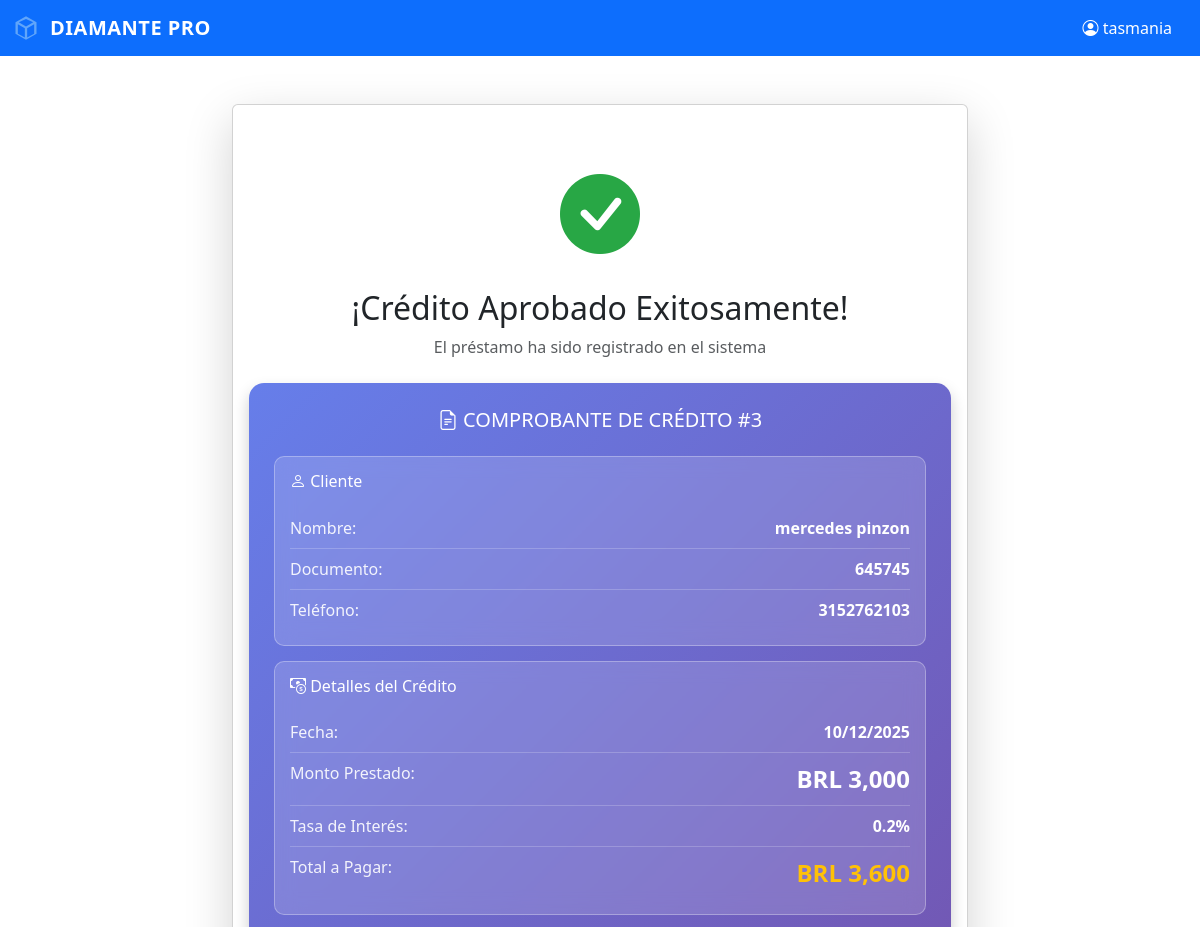
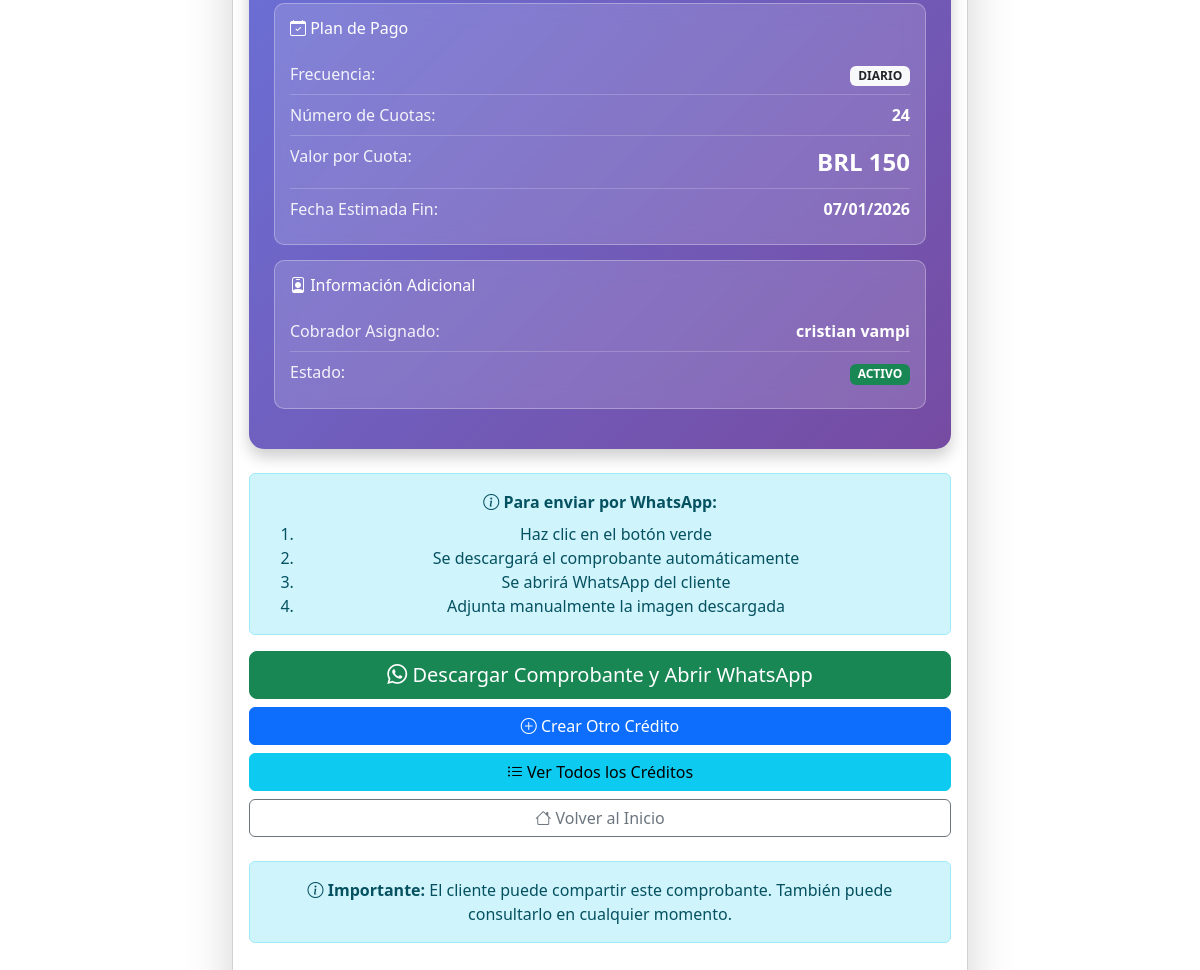
The app's page /prestamos/exito/3 (signed in) with its own data (2 pictures, top to bottom).
### app/models.py (models this page shows)
class Prestamo(db.Model):
    __tablename__ = 'prestamos'
    id = db.Column(db.Integer, primary_key=True)
    cliente_id = db.Column(db.Integer, db.ForeignKey('clientes.id'), nullable=False)
    ruta_id = db.Column(db.Integer, db.ForeignKey('rutas.id'), nullable=False)  # Ahora se asocia a la ruta
    cobrador_id = db.Column(db.Integer, db.ForeignKey('usuarios.id'), nullable=True)  # Mantener por compatibilidad temporal
    monto_prestado = db.Column(db.Float, nullable=False)
    tasa_interes = db.Column(db.Float, default=0.20)  # 20% o 15% VIP
    monto_a_pagar = db.Column(db.Float, nullable=False)
    saldo_actual = db.Column(db.Float, nullable=False)
    valor_cuota = db.Column(db.Float, nullable=False)
    moneda = db.Column(db.String(3), default='COP')  # COP, USD, PEN, BRL, ARS
    frecuencia = db.Column(db.String(20), default='DIARIO')  # DIARIO, SEMANAL, QUINCENAL
    numero_cuotas = db.Column(db.Integer, nullable=False)
    cuotas_pagadas = db.Column(db.Integer, default=0)
    cuotas_atrasadas = db.Column(db.Integer, default=0)
    estado = db.Column(db.String(20), default='ACTIVO')  # ACTIVO, CANCELADO, MORA
    fecha_inicio = db.Column(db.DateTime, default=datetime.utcnow)
    fecha_fin_estimada = db.Column(db.DateTime)
    fecha_ultimo_pago = db.Column(db.DateTime)
    cliente = db.relationship('Cliente', backref='prestamos')
    ruta = db.relationship('Ruta', backref='prestamos')
    cobrador = db.relationship('Usuario', backref='prestamos_asignados')  # Mantener por compatibilidad

class Cliente(db.Model):
    __tablename__ = 'clientes'
    id = db.Column(db.Integer, primary_key=True)
    nombre = db.Column(db.String(100), nullable=False)
    documento = db.Column(db.String(20), unique=True, nullable=False)
    documento_negocio = db.Column(db.String(30))
    telefono = db.Column(db.String(20), nullable=False)
    whatsapp_codigo_pais = db.Column(db.String(5), default='57')  # Código de país para WhatsApp
    whatsapp_numero = db.Column(db.String(20))  # Número WhatsApp sin código de país
    direccion_negocio = db.Column(db.String(200))
    gps_latitud = db.Column(db.Float)
    gps_longitud = db.Column(db.Float)
    es_vip = db.Column(db.Boolean, default=False)
    fecha_registro = db.Column(db.DateTime, default=datetime.utcnow)
    @property
    def whatsapp_completo(self):
        if self.whatsapp_numero:
            return f"{self.whatsapp_codigo_pais}{self.whatsapp_numero}"
        return self.telefono  # Fallback al teléfono regular

class Usuario(db.Model):
    __tablename__ = 'usuarios'
    id = db.Column(db.Integer, primary_key=True)
    nombre = db.Column(db.String(100), nullable=False)
    usuario = db.Column(db.String(50), unique=True, nullable=False)
    password = db.Column(db.String(200), nullable=False)
    rol = db.Column(db.String(20), nullable=False) # 'dueno', 'secretaria', 'supervisor', 'cobrador'
    activo = db.Column(db.Boolean, default=True)
    fecha_creacion = db.Column(db.DateTime, default=datetime.utcnow)

### app/routes.py (the view)
    @app.route('/prestamos/exito/<int:prestamo_id>')
    def prestamo_exito(prestamo_id):
        if 'usuario_id' not in session:
            return redirect(url_for('home'))
        prestamo = Prestamo.query.get_or_404(prestamo_id)
        cliente = prestamo.cliente
        cobrador = prestamo.cobrador
        whatsapp_url = f"https://wa.me/{cliente.whatsapp_completo}"
        return render_template('prestamo_exito.html',
                             prestamo=prestamo,
                             cliente=cliente,
                             cobrador=cobrador,
                             whatsapp_url=whatsapp_url,
                             nombre=session.get('nombre'),
                             rol=session.get('rol'))

### app/templates/prestamo_exito.html (shortened to what this page needs)
<!DOCTYPE html>
<html>
<head>
    <link href="https://cdn.jsdelivr.net/npm/bootstrap@5.3.0/dist/css/bootstrap.min.css" rel="stylesheet">
    <link rel="stylesheet" href="https://cdn.jsdelivr.net/npm/bootstrap-icons@1.11.0/font/bootstrap-icons.css">
</head>
<body>
    <nav class="navbar navbar-expand-lg navbar-dark bg-primary">
        <div class="container-fluid">
            <a class="navbar-brand" href="/dashboard" style="display: inline-flex; align-items: center; gap: 10px; font-weight: 600; letter-spacing: 0.5px;">
                <svg style="width: 28px; height: 28px; fill: #60a5fa;" viewBox="0 0 24 24" xmlns="http://www.w3.org/2000/svg">
                    <path d="M12 2L3 7v10l9 5 9-5V7l-9-5zm0 2.18L18.18 7 12 10.82 5.82 7 12 4.18zM5 8.82l6 3.5v7.86l-6-3.33V8.82zm8 11.36v-7.86l6-3.5v8.03l-6 3.33z"/>
                </svg>
                <span>DIAMANTE PRO</span>
            </a>
            <div class="d-flex align-items-center">
                <span class="text-white me-3">
                    <i class="bi bi-person-circle"></i> {{ nombre }}
                </span>
            </div>
        </div>
    </nav>
    <div class="container mt-5">
        <div class="row">
            <div class="col-md-8 offset-md-2">
                <div class="card shadow-lg">
                    <div class="card-body text-center py-5">
                        <i class="bi bi-check-circle-fill success-icon"></i>
                        <h2 class="mt-3">¡Crédito Aprobado Exitosamente!</h2>
                        <p class="text-muted">El préstamo ha sido registrado en el sistema</p>
                        <div class="comprobante-box text-start mt-4">
                            <h5 class="text-center mb-4">
                                <i class="bi bi-file-earmark-text"></i>
                                COMPROBANTE DE CRÉDITO #{{ prestamo.id }}
                            </h5>
                            <div class="info-card">
                                <h6 class="mb-3"><i class="bi bi-person"></i> Cliente</h6>
                                <div class="info-row">
                                    <span class="info-label">Nombre:</span>
                                    <span class="info-value">{{ cliente.nombre }}</span>
                                </div>
                                <div class="info-row">
                                    <span class="info-label">Documento:</span>
                                    <span class="info-value">{{ cliente.documento }}</span>
                                </div>
                                <div class="info-row">
                                    <span class="info-label">Teléfono:</span>
                                    <span class="info-value">{{ cliente.telefono }}</span>
                                </div>
                            </div>
                            <div class="info-card">
                                <h6 class="mb-3"><i class="bi bi-cash-coin"></i> Detalles del Crédito</h6>
                                <div class="info-row">
                                    <span class="info-label">Fecha:</span>
                                    <span class="info-value">{{ prestamo.fecha_inicio.strftime('%d/%m/%Y') }}</span>
                                </div>
                                <div class="info-row">
                                    <span class="info-label">Monto Prestado:</span>
                                    <span class="info-value highlight-value">{{ prestamo.moneda }} {{ "{:,.0f}".format(prestamo.monto_prestado) }}</span>
                                </div>
                                <div class="info-row">
                                    <span class="info-label">Tasa de Interés:</span>
                                    <span class="info-value">{{ prestamo.tasa_interes }}%</span>
                                </div>
                                <div class="info-row">
                                    <span class="info-label">Total a Pagar:</span>
                                    <span class="info-value highlight-value text-warning">{{ prestamo.moneda }} {{ "{:,.0f}".format(prestamo.monto_a_pagar) }}</span>
                                </div>
                            </div>
                            <div class="info-card">
                                <h6 class="mb-3"><i class="bi bi-calendar-check"></i> Plan de Pago</h6>
                                <div class="info-row">
                                    <span class="info-label">Frecuencia:</span>
                                    <span class="info-value">
                                        <span class="badge bg-light text-dark">{{ prestamo.frecuencia }}</span>
                                    </span>
                                </div>
                                <div class="info-row">
                                    <span class="info-label">Número de Cuotas:</span>
                                    <span class="info-value">{{ prestamo.numero_cuotas }}</span>
                                </div>
                                <div class="info-row">
                                    <span class="info-label">Valor por Cuota:</span>
                                    <span class="info-value highlight-value">{{ prestamo.moneda }} {{ "{:,.0f}".format(prestamo.valor_cuota) }}</span>
                                </div>
                                <div class="info-row">
                                    <span class="info-label">Fecha Estimada Fin:</span>
                                    <span class="info-value">{{ prestamo.fecha_fin_estimada.strftime('%d/%m/%Y') }}</span>
                                </div>
                            </div>
                            <div class="info-card">
                                <h6 class="mb-3"><i class="bi bi-person-badge"></i> Información Adicional</h6>
                                <div class="info-row">
                                    <span class="info-label">Cobrador Asignado:</span>
                                    <span class="info-value">{{ cobrador.nombre }}</span>
                                </div>
                                <div class="info-row">
                                    <span class="info-label">Estado:</span>
                                    <span class="info-value">
                                        <span class="badge bg-success">ACTIVO</span>
                                    </span>
                                </div>
                            </div>
                        </div>
                        <div class="alert alert-info mt-4">
                            <i class="bi bi-info-circle"></i>
                            <strong>Para enviar por WhatsApp:</strong>
                            <ol class="mb-0 mt-2">
                                <li>Haz clic en el botón verde</li>
                                <li>Se descargará el comprobante automáticamente</li>
                                <li>Se abrirá WhatsApp del cliente</li>
                                <li>Adjunta manualmente la imagen descargada</li>
                            </ol>
                        </div>
                        <div class="d-grid gap-2 mt-3">
                            <button onclick="descargarYAbrirWhatsApp()" class="btn btn-success btn-lg">
                                <i class="bi bi-whatsapp"></i> Descargar Comprobante y Abrir WhatsApp
                            </button>
                            <a href="/prestamos/nuevo" class="btn btn-primary">
                                <i class="bi bi-plus-circle"></i> Crear Otro Crédito
                            </a>
                            <a href="/prestamos" class="btn btn-info">
                                <i class="bi bi-list-ul"></i> Ver Todos los Créditos
                            </a>
                            <a href="/dashboard" class="btn btn-outline-secondary">
                                <i class="bi bi-house"></i> Volver al Inicio
                            </a>
                        </div>
                        <div class="alert alert-info mt-4">
                            <i class="bi bi-info-circle"></i>
                            <strong>Importante:</strong> El cliente puede compartir este comprobante.
                            También puede consultarlo en cualquier momento.
                        </div>
                    </div>
                </div>
            </div>
        </div>
    </div>
</body>
</html>

### app/templates/prestamo_exito.html (style rules this page uses)
.success-icon { font-size: 5rem; color: #28a745; }
.comprobante-box { background: linear-gradient(135deg, #667eea 0%, #764ba2 100%); color: white; padding: 25px; border-radius: 15px; box-shadow: 0 8px 16px rgba(0, 0, 0, 0.2); }
.info-card { background: rgba(255, 255, 255, 0.15); backdrop-filter: blur(10px); border-radius: 10px; padding: 15px; margin-bottom: 15px; border: 1px solid rgba(255, 255, 255, 0.3); }
.info-row { display: flex; justify-content: space-between; padding: 8px 0; border-bottom: 1px solid rgba(255, 255, 255, 0.2); }
.info-row:last-child { border-bottom: none; }
.info-label { font-weight: 500; opacity: 0.9; }
.info-value { font-weight: 600; text-align: right; }
.highlight-value { font-size: 1.5rem; font-weight: bold; }

### records on screen
Prestamo: id "3", fecha_inicio "10/12/2025", moneda "BRL", monto_prestado "3,000", tasa_interes "0.2", monto_a_pagar "3,600", frecuencia "DIARIO", numero_cuotas "24", valor_cuota "150", fecha_fin_estimada "07/01/2026"
Cliente: nombre "mercedes pinzon", documento "645745", telefono "3152762103"
Usuario: nombre "cristian vampi"

### other values on screen
{{ nombre }} "tasmania"
